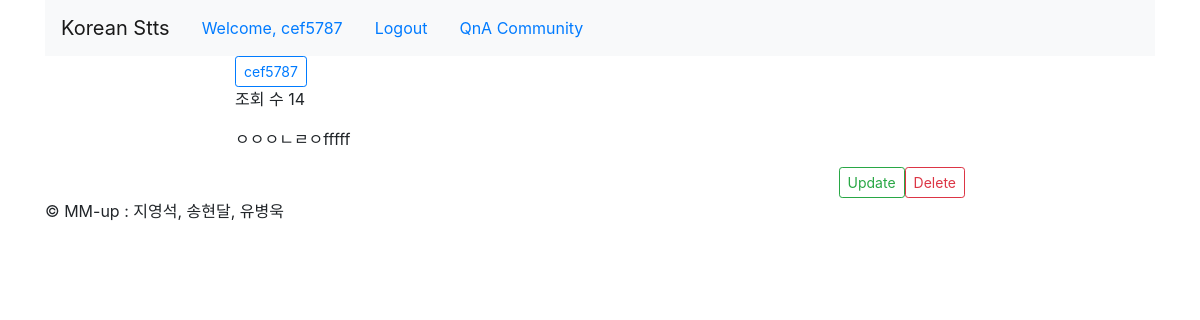
The page /QnA/Mydetail/7/ (signed in) on the database its author committed.
### QnA/models.py (models this page shows, shortened)
class QuestionAndAnswer(models.Model):
    author = models.ForeignKey(User, on_delete=models.CASCADE, related_name="user_author")
    title = models.CharField(max_length=100)
    text = models.TextField()
    hit = models.PositiveIntegerField(default=0)
    created = models.DateTimeField(auto_now_add=True)
    updated = models.DateTimeField(auto_now=True)
    class Meta:
        ordering = ['-updated']
    @property
    def update_counter(self):
        self.hit = self.hit + 1
        self.save()

### QnA/templates/QnA/Mydetail.html (shortened to what this page needs)
{% extends 'base.html' %}
{% block content %}
    <div class="row">
        <div class="col-md-2"></div>
        <div class="col-md-8 panel panel-default">
            <button type="button" class="btn btn-outline-primary btn-sm">
                {{object.author.username}}</button>
            <br />
            <p class="hits">조회 수 {{object.hit}}</p>
            <p>{{object.text|linebreaksbr}}</p>
            <a href="{% url 'QnA:QnA_delete' pk=object.id %}" class="btn btn-outline-danger btn-sm float-right">
                    Delete</a>
            <a href="{% url 'QnA:QnA_update' pk=object.id %}" class="btn btn-outline-success btn-sm float-right">
                    Update</a>
        </div>
        <div class="col-md-2"></div>
    </div>
    <div class="row">
        <div class="col-md-2"></div>
        <div class="col-md-8 panel panel-default">
            {% load disqus_tags %}
        </div>
        <div class="col-md-2"></div>
    </div>
{% endblock %}

### templates/base.html (shortened to what this page needs)
<!DOCTYPE html>
<html lang="en">
<head>
    <link rel="stylesheet" href="https://stackpath.bootstrapcdn.com/bootstrap/4.1.3/css/bootstrap.min.css">
</head>
<body>
<div class="container">
    <header class="header clearfix">
        <nav class="navbar navbar-expand-lg navbar-light bg-light">
            <a class="navbar-brand" href="/">Korean Stts</a>
            <ul class="nav">
                {% if user.is_authenticated %}
                <li class="nav-item"><a href="#" class="nav-link">Welcome, {{user.get_username}}</a></li>
                <li class="nav-item"><a href="{% url 'account:logout' %}" class="nav-link">Logout</a></li>
                <li class="nav-item"><a href="{% url 'QnA:QnA_list' %}" class="nav-link">QnA Community</a></li>
                {% else %}
                <li class="nav-item"><a href="{% url 'account:login' %}" class="nav-link">Login</a></li>
                <li class="nav-item"><a href="{% url 'account:register' %}" class="nav-link">Signup</a></li>
                {% endif %}
            </ul>
        </nav>
    </header>
    {% block content %}
    {% endblock %}
    <footer class="footer">
        <p>&copy; MM-up : 지영석, 송현달, 유병욱</p>
    </footer>
</div>
</body>

### rows shown on the page
QuestionAndAnswer: author.username "cef5787", hit "14", text "ㅇㅇㅇㄴㄹㅇfffff"

### other values the page prints
{{ user.get_username }} "cef5787"
